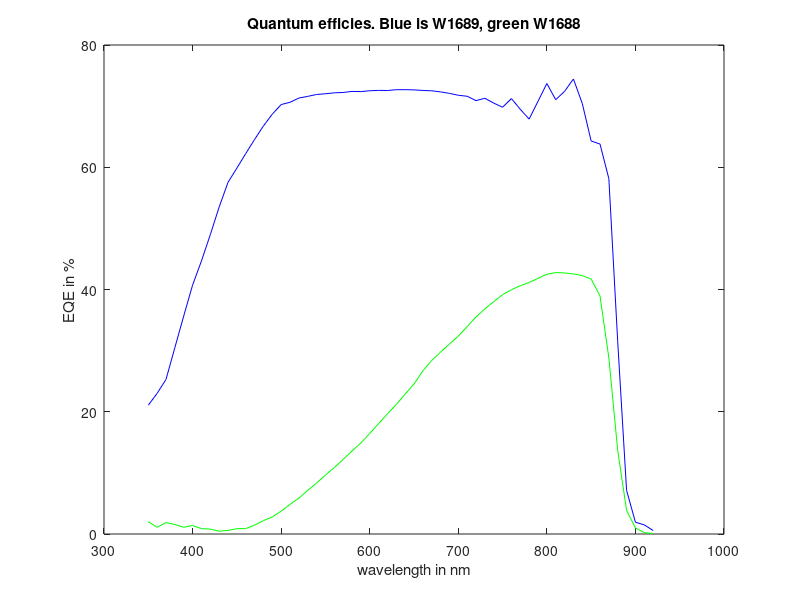

The MATLAB source for this figure:
clear all; clf; format long;

# Define some physical constants
global k=1.3806488e-23;
global q=1.60217646e-19;
global h=6.62606957e-34;
global c=299792458;
global Troom=293;
global Tsun=6000;

# Black-body emission spectrum as function of wavelength in nm
function [y] = bb(lam,Fs,T)
global k q h c;
	lam=lam*10^(-9);
	y = 4*Fs*h*c./(lam.^5) ./(exp(h*c./(lam*k *T)-1) );
end

# Utility functions
function [y] = wavetoen(lambda)
global k q h c;
	y = h*c ./ lambda ;
end
function [y] =entowave(E);
global k q h c;
	y = h*c ./ E ;
end
# Example EQE for W1689
EQE=[350,0.2106928336
360,0.2301457638
370,0.2528985274
380,0.3048512132
390,0.3566626976
400,0.4071348396
410,0.4465933858
420,0.4896145631
430,0.5348703435
440,0.5753443344
450,0.5985453333
460,0.6223220811
470,0.6454429784
480,0.667584027
490,0.6868473876
500,0.70255083
510,0.7062906004
520,0.7132337738
530,0.7159509645
540,0.719052945
550,0.7202192665
560,0.7217732254
570,0.7223337092
580,0.7240661553
590,0.7237737724
600,0.7251560248
610,0.7257512675
620,0.7255840815
630,0.7268774147
640,0.7269128676
650,0.7265505948
660,0.7256640326
670,0.7250425359
680,0.7233006819
690,0.7208847828
700,0.7177654633
710,0.7161511134
720,0.7090033738
730,0.7128596609
740,0.7049346516
750,0.6982204498
760,0.7123020726
770,0.6948112422
780,0.6787893458
790,0.7078854339
800,0.736981522
810,0.7104851513
820,0.724192147
830,0.7444049968
840,0.7042466067
850,0.6429558937
860,0.637958733
870,0.5812911134
880,0.3144970891
890,0.0714055785
900,0.0192755004
910,0.0149613806
920,0.0056980765];
#W1688
EQE_noarc=[350,0.0200133328
360,0.0109828343
370,0.0186919176
380,0.0155512493
390,0.0110166065
400,0.0138951277
410,0.0088050184
420,0.0079768259
430,0.0046475948
440,0.0057629112
450,0.0087415122
460,0.008832778
470,0.0145056795
480,0.0218672626
490,0.0279607592
500,0.0372175636
510,0.0485117289
520,0.0585402983
530,0.0714390316
540,0.0833273472
550,0.0964207185
560,0.1087318976
570,0.121922677
580,0.135874046
590,0.1489412532
600,0.1644164281
610,0.180547777
620,0.1964294488
630,0.211892315
640,0.2288818259
650,0.2453568681
660,0.2668926
670,0.2839491808
680,0.297600672
690,0.3107953973
700,0.3237631487
710,0.339343406
720,0.3550334838
730,0.3683078815
740,0.3801417336
750,0.3915064491
760,0.3995952867
770,0.4062665313
780,0.4114035278
790,0.4182320876
800,0.4250606475
810,0.4276094576
820,0.4271175156
830,0.425488329
840,0.422768264
850,0.4172130983
860,0.3894985062
870,0.2880523564
880,0.1365825386
890,0.0386944316
900,0.0098643869
910,0.0022668211
920,0.0008279732];

plot(EQE(:,1),EQE(:,2)*100,"b",EQE_noarc(:,1),EQE_noarc(:,2)*100,"g");
title "Quantum efficies. Blue is W1689, green W1688"
xlabel "wavelength in nm"
ylabel "EQE in %"
print -dpng eqes.png
disp("press return for next plot");
pause();


# Initialise new EQE of same length as Energy vector. First wavelength in nm, then as energy
dlambda=(10:10:920000);				#dlambda vector in nm to copy from EQE data

EQElong=zeros(size(dlambda)(2),2);
EQElong_noarc=zeros(size(dlambda)(2),2);
EQElong(:,1)=dlambda;
EQElong_noarc(:,1)=dlambda;
# fill new matrix with EQE data, zero where no data is given
for m=1:size(EQE)(1)
	EQElong(EQE(m,1)/10,2)=EQE(m,2);	#first row of EQE: lambda =350 assigned to 35th row of EQElong
	EQElong_noarc(EQE_noarc(m,1)/10,2)=EQE_noarc(m,2);
end
dE_inf=flipud(wavetoen(EQElong(:,1)*10^-9));	#dE vectors for bb calculation, in ascending order or magnitude
dE_gap=flipud(wavetoen(EQE(:,1)*10^-9));	#dE_gap is for housekeeping
EQElong=flipud(EQElong);
EQE=flipud(EQE);				#flip EQE into ascending order of E
EQElong_noarc=flipud(EQElong_noarc);
EQElong(:,1)=dE_inf;
EQE(:,1)=dE_gap;				


F_sun=2.16e-5*pi;			#geometric factors, angular dependence of bb-law
F_bb=pi;

		
J_sc_inf89=q*trapz(dE_inf,bb(dE_inf,F_sun,Tsun).*EQElong(:,2));
J_rad89=q*trapz(dE_inf,bb(dE_inf,F_bb,Troom).*EQElong(:,2));
J_sc_inf88=q*trapz(dE_inf,bb(dE_inf,F_sun,Tsun).*EQElong_noarc(:,2));
J_rad88=q*trapz(dE_inf,bb(dE_inf,F_bb,Troom).*EQElong_noarc(:,2));

Voc_w1689=0.6;
Q_led_w1689=J_rad89*exp(q*Voc_w1689/(k*Troom))/J_sc_inf89
Voc_lim_w1689=k*Troom/q * log(J_sc_inf89 / J_rad89 +1)
Voc_w1688=1.01;
Q_led_w1688=J_rad88*exp(q*Voc_w1688/(k*Troom))/J_sc_inf88
Voc_lim_w1688=k*Troom/q * log(J_sc_inf88 / J_rad88 +1)

lum=exp(q*Voc_w1689/(k*Troom))*bb(dE_inf,F_bb,Troom).*EQElong(:,2);
lum_noarc=exp(q*Voc_w1688/(k*Troom))*bb(dE_inf,F_bb,Troom).*EQElong_noarc(:,2);
plot(entowave(dE_inf)*10^9,lum/max(lum),"b",entowave(dE_inf)*10^9,lum_noarc/max(lum_noarc),"g");
axis([350,950,0,1])
title "Calculated spectral luminescence. Blue is W1689, green W1688"
xlabel "wavelength (nm)";
ylabel "luminescence normalised to higher curve";
disp("press return for next plot");
pause();

#Some testing of integration-methods
#function for integral testing
#function [y]=bb_sun(x)
#global q h c k Tsun;
#	y=2*pi*2.16e-5*x.^2/(c^2*h^3).*exp(-x/(k*Tsun));
#end
#J_quad=q*quad("bb_sun",1e-25,10)
#J_quadv=q*quadv("bb_sun",1e-30,10)
#J_quadl=q*quadl("bb_sun",1e-30,1)
#J_quadgk=q*quadgk("bb_sun",1e-30,10)
#J_trapz=q*trapz(dE_inf,bb(dE_inf,F_sun,Tsun))

#dep on voc
voc=0:0.1:1.5;
dvoc=-k*Troom/q*log(J_rad88*exp(q.*voc/(k*Troom))/J_sc_inf88);
plot(voc,dvoc)
axis auto
 
